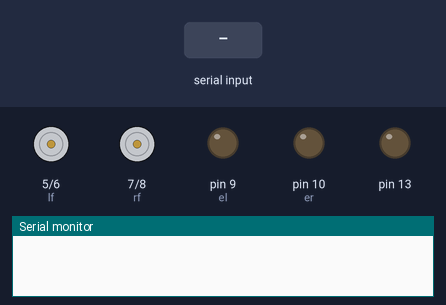
A sketch run on a simulated Arduino Uno, built with avr-gcc and run on an emulated ATmega328P. On the bench: motor-driver pin pairs drawn as motors (green arrow = first pin HIGH = forward, orange = second pin HIGH = backward, longer = more drive), output pins drawn as LEDs (lit = HIGH), the last lines printed to the serial monitor. Inputs (shaded band) come from the test bench.

Above: at 1.2 s.
1.3 s: byte 97 ('a') received over Serial
At 1.7 s:
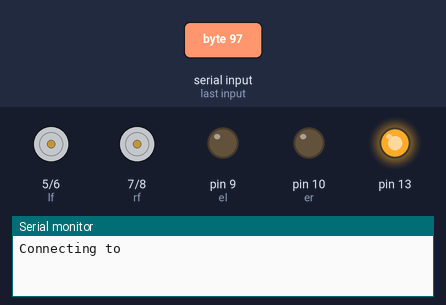
2.8 s: "F" received over Serial
At 4.0 s:
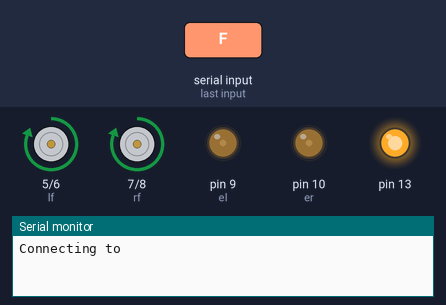
4.3 s: "B" received over Serial
At 5.2 s:
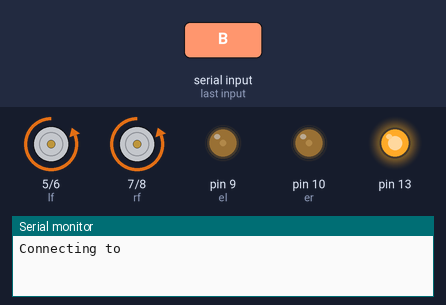
5.8 s: "R" received over Serial
At 6.4 s:
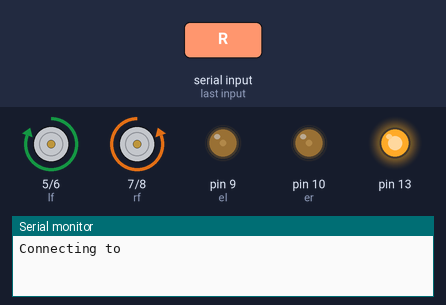
7.3 s: "L" received over Serial
At 8.5 s:
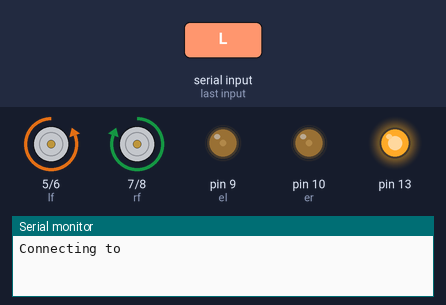
8.8 s: byte 83 ('S') received over Serial
At 9.8 s:
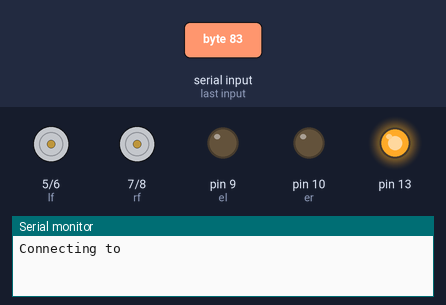
Timing chart, 0 to 11.3 s (numbered marks = the images above; inputs shaded):
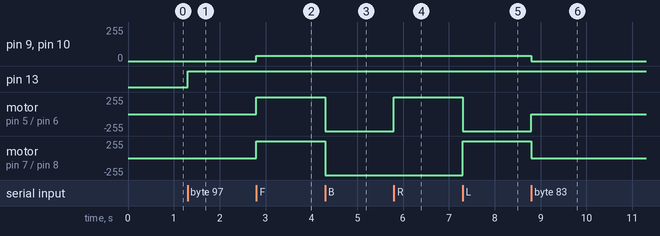

Measured:
- after the input at 1.3 s, pin 13: LOW → HIGH at once
- after the input at 2.8 s, pin 9 (el), pin 10 (er): 0/255 → 40/255 at once; motor on pin 5 (lf) / pin 6 (lb), motor on pin 7 (rf) / pin 8 (rb): stopped → forward 255/255 at once
- after the input at 4.3 s, motor on pin 5 (lf) / pin 6 (lb), motor on pin 7 (rf) / pin 8 (rb): forward 255/255 → backward 255/255 at once
- after the input at 5.8 s, motor on pin 5 (lf) / pin 6 (lb): backward 255/255 → forward 255/255 at once
- after the input at 7.3 s, motor on pin 5 (lf) / pin 6 (lb): forward 255/255 → backward 255/255 at once; motor on pin 7 (rf) / pin 8 (rb): backward 255/255 → forward 255/255 at once
- after the input at 8.8 s, pin 9 (el), pin 10 (er): 40/255 → 0/255 at once; motor on pin 5 (lf) / pin 6 (lb): backward 255/255 → stopped at once; motor on pin 7 (rf) / pin 8 (rb): forward 255/255 → stopped at once

The sketch:

car_atmega8.ino
```cpp
int lf=5;
int lb=6;
int rf=7;
int rb=8;

int el=9;
int er=10;
int mspeed=40;
int state;


void setup() {
  pinMode(lf, OUTPUT);
  pinMode(lb, OUTPUT);
  pinMode(rf, OUTPUT);
  pinMode(rb, OUTPUT);
  pinMode(el, OUTPUT);
  pinMode(er, OUTPUT);
  pinMode(13, OUTPUT);

  Serial.begin(115200);
  //mway3(mspeed,mspeed);

}

void loop() {

   if(Serial.available() > 0){
      state = Serial.read();
      digitalWrite(13, HIGH);
           if (state == '0') mspeed=0;
      else if (state == '1') mspeed=90;
      else if (state == '2') mspeed=150;
      else if (state == '3') mspeed=190;
      else if (state == '4') mspeed=220;
      else if (state == '5') mspeed=255;
      else if (state == 'F') mway3(mspeed,mspeed);
      else if (state == 'B') mway3(-mspeed,-mspeed);
      else if (state == 'R') mway3(mspeed,-mspeed);
      else if (state == 'L') mway3(-mspeed,mspeed);
      else if (state == 'S') mway3(0,0);
      else if (state == 'a') Serial.print("Connecting to ");

   }
}
```

motor2atmega8.ino
```cpp
void mway3(int lspeed,int rspeed )
{

  if (lspeed==0)
  {
        digitalWrite(lf, LOW);
        digitalWrite(lb, LOW);
  }
  else if(lspeed>0)
  {
        digitalWrite(lf, HIGH);
        digitalWrite(lb, LOW);
  }
  else if(lspeed<0)
  {
        lspeed=-lspeed;
        digitalWrite(lf, LOW);
        digitalWrite(lb, HIGH);
  }
if (rspeed==0)
  {
        digitalWrite(rf, LOW);
        digitalWrite(rb, LOW);
  }
  else if(rspeed>0)
  {
        digitalWrite(rf, HIGH);
        digitalWrite(rb, LOW);
  }
  else if(rspeed<0)
  {
        rspeed=-rspeed;
        digitalWrite(rf, LOW);
        digitalWrite(rb, HIGH);
  }
 analogWrite(el, lspeed);
 analogWrite(er, rspeed);
}
```
